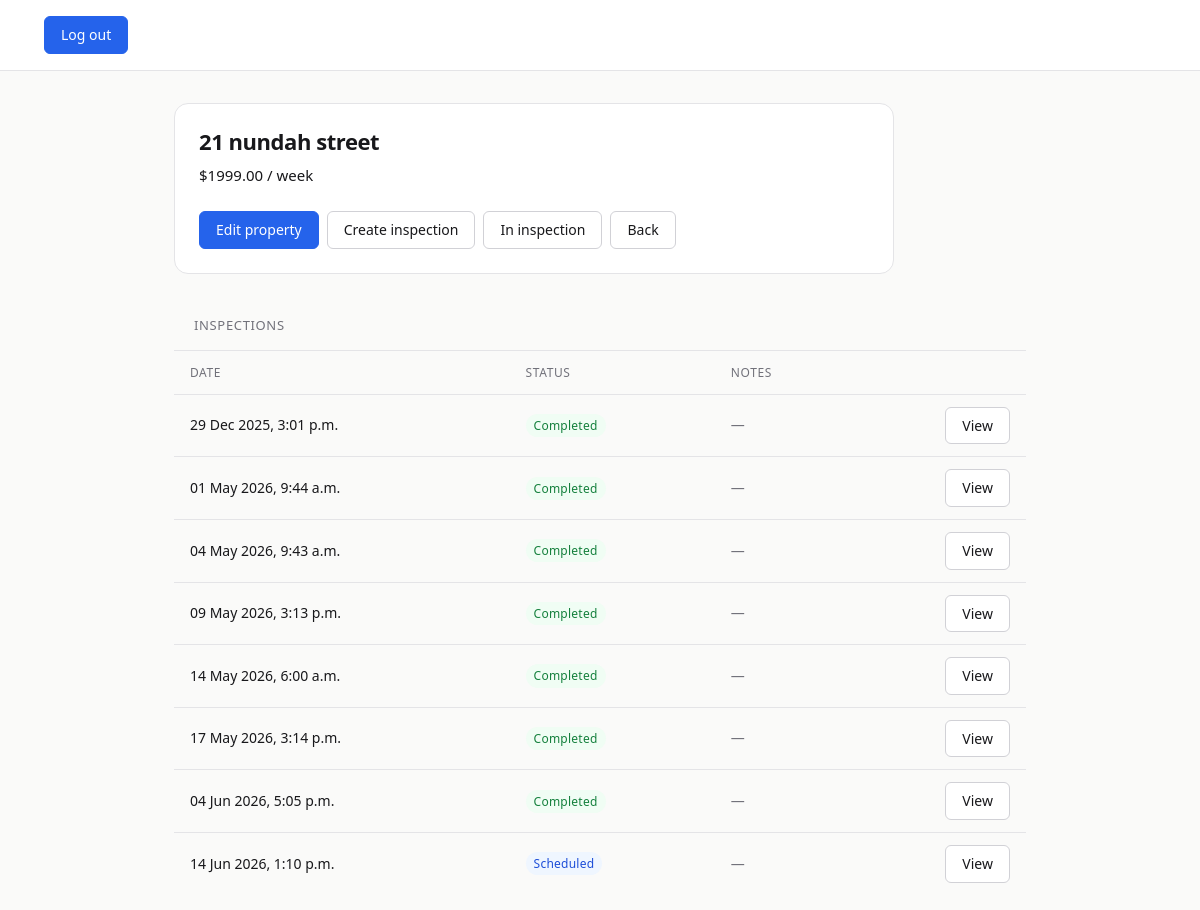
Before: /propertytrack/rentals/1/ with the older database file.
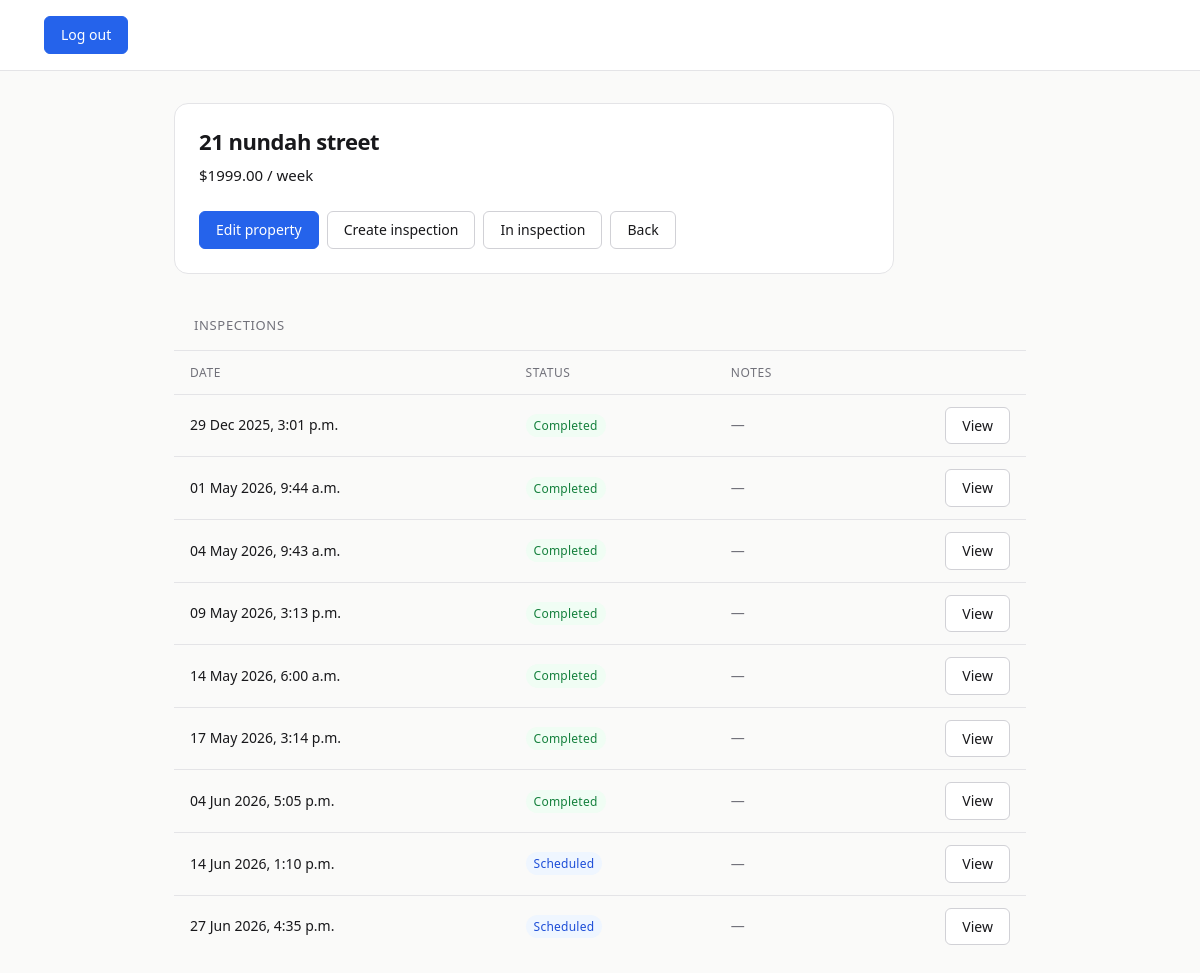
After: the same page with the newer database file.
### propertytrack/models.py (models this page shows, shortened)
class Inspection(models.Model):
    STATUS_CHOICES = [
        ('scheduled', 'Scheduled'),
        ('in_progress', 'In Progress'),
        ('completed', 'Completed'),
    ]
    rental = models.ForeignKey(Rental, on_delete=models.CASCADE)
    inspection_date = models.DateTimeField()
    notes = models.TextField(blank=True, null=True)
    created_at = models.DateTimeField(auto_now_add=True)
    status = models.CharField(max_length=20, choices=STATUS_CHOICES, default='scheduled')
    def get_status(self):
        now = timezone.now()
        if now < self.inspection_date:
            return 'scheduled'
        elif now > self.inspection_date + timezone.timedelta(hours=2):
            return 'completed'
        else:
            return 'in_progress'

### propertytrack/views.py (the view)
# urls.py: path("rentals/<int:pk>/", views.rental_detail, name="rental_detail"),
def rental_detail(request, pk):
    rental = get_object_or_404(Rental, pk=pk)
    inspections = Inspection.objects.filter(rental=rental).order_by('inspection_date')
    return render(request, 'propertytrack/rentals/detail.html', {
        'rental': rental,
        'inspections': inspections,
    })

### propertytrack/templates/propertytrack/rentals/detail.html (shortened to what this page needs)
{% extends 'propertytrack/base.html' %}
{% block content %}
<div class="card">
    <h2>{{ rental.address }}</h2>
    <div class="row">
        <span class="row-value">${{ rental.rent_amount }} / week</span>
    </div>
    <div style="display: flex; gap: 8px; margin-top: 16px; flex-wrap: wrap;">
        <a href="{% url 'propertytrack:rental_update' rental.id %}" class="btn btn-primary">Edit property</a>
        <a href="{% url 'propertytrack:inspection_create' rental.id %}" class="btn">Create inspection</a>
        <a href="{% url 'propertytrack:in_inspection' rental.id %}" class="btn">In inspection</a>
        <a href="{% url 'propertytrack:rental_list' %}" class="btn">Back</a>
    </div>
</div>
<div class="table-wrap" style="margin-top: 24px;">
    <div style="padding: 14px 20px; border-bottom: 1px solid var(--color-border);">
        <span style="font-size: 13px; font-weight: 500; letter-spacing: 0.05em; text-transform: uppercase; color: var(--color-muted);">Inspections</span>
    </div>
    {% if inspections %}
    <table>
        <thead>
            <tr>
                <th>Date</th>
                <th>Status</th>
                <th>Notes</th>
                <th></th>
            </tr>
        </thead>
        <tbody>
            {% for inspection in inspections %}
            <tr>
                <td>{{ inspection.inspection_date|date:"d M Y, g:i a" }}</td>
                <td>
                    {% with inspection.get_status as status %}
                        {% if status == 'scheduled' %}
                            <span class="badge badge-scheduled">Scheduled</span>
                        {% elif status == 'in_progress' %}
                            <span class="badge badge-inprogress">In progress</span>
                        {% else %}
                            <span class="badge badge-completed">Completed</span>
                        {% endif %}
                    {% endwith %}
                </td>
                <td style="color: var(--color-muted);">{{ inspection.notes|default:"—" }}</td>
                <td style="text-align: right;">
                    <a href="{% url 'propertytrack:inspection_statistics' inspection.id %}" class="btn btn-sm">View</a>
                </td>
            </tr>
            {% endfor %}
        </tbody>
    </table>
    {% else %}
    <p style="padding: 20px; color: var(--color-muted); font-size: 14px;">No inspections yet for this property.</p>
    {% endif %}
</div>
{% endblock %}

Changed rows visible on the page:
added Inspection: inspection_date "27 Jun 2026, 4:35 p.m.", shows "Scheduled", notes "—"
